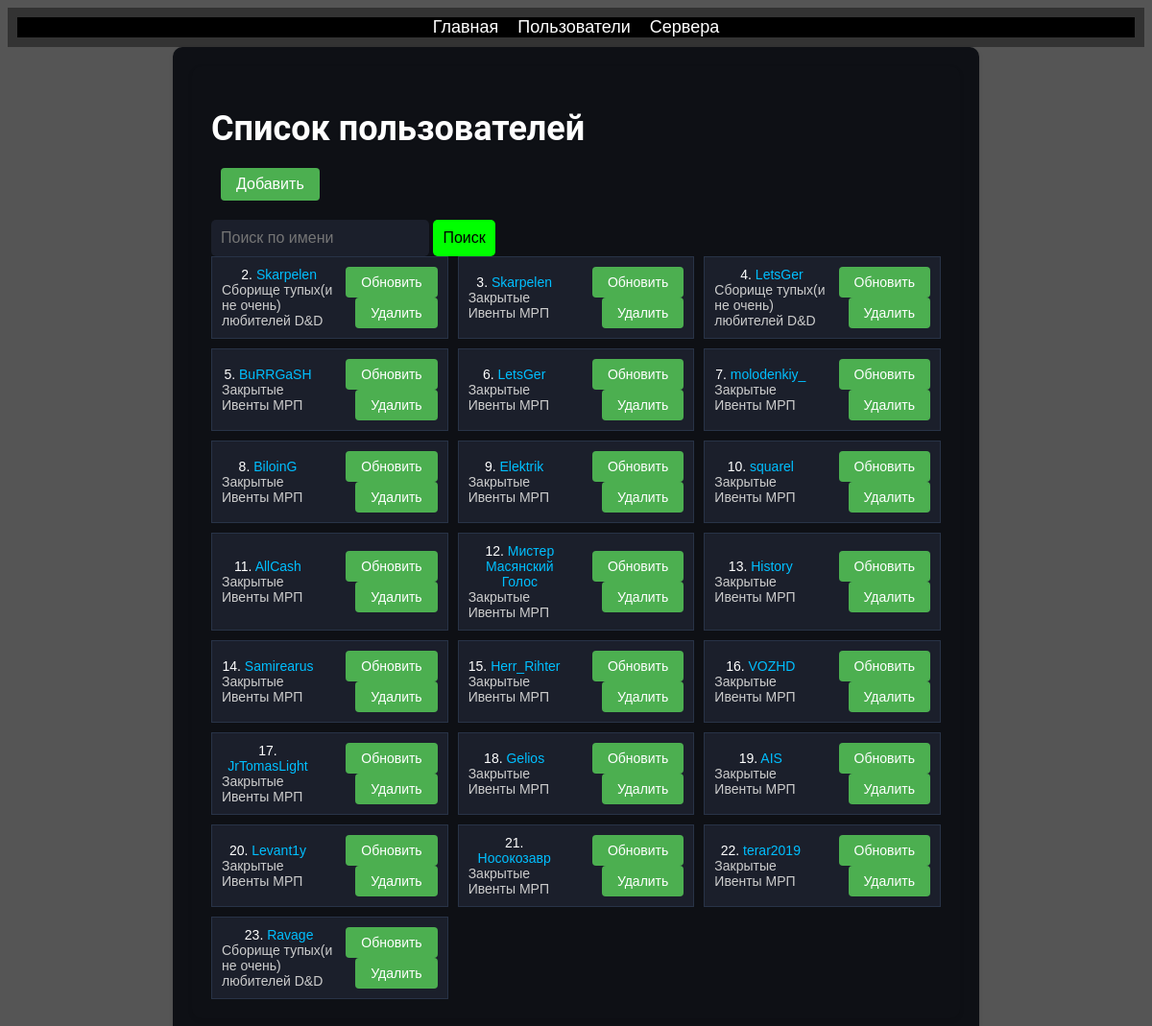
Before: /users/ with the older database file.
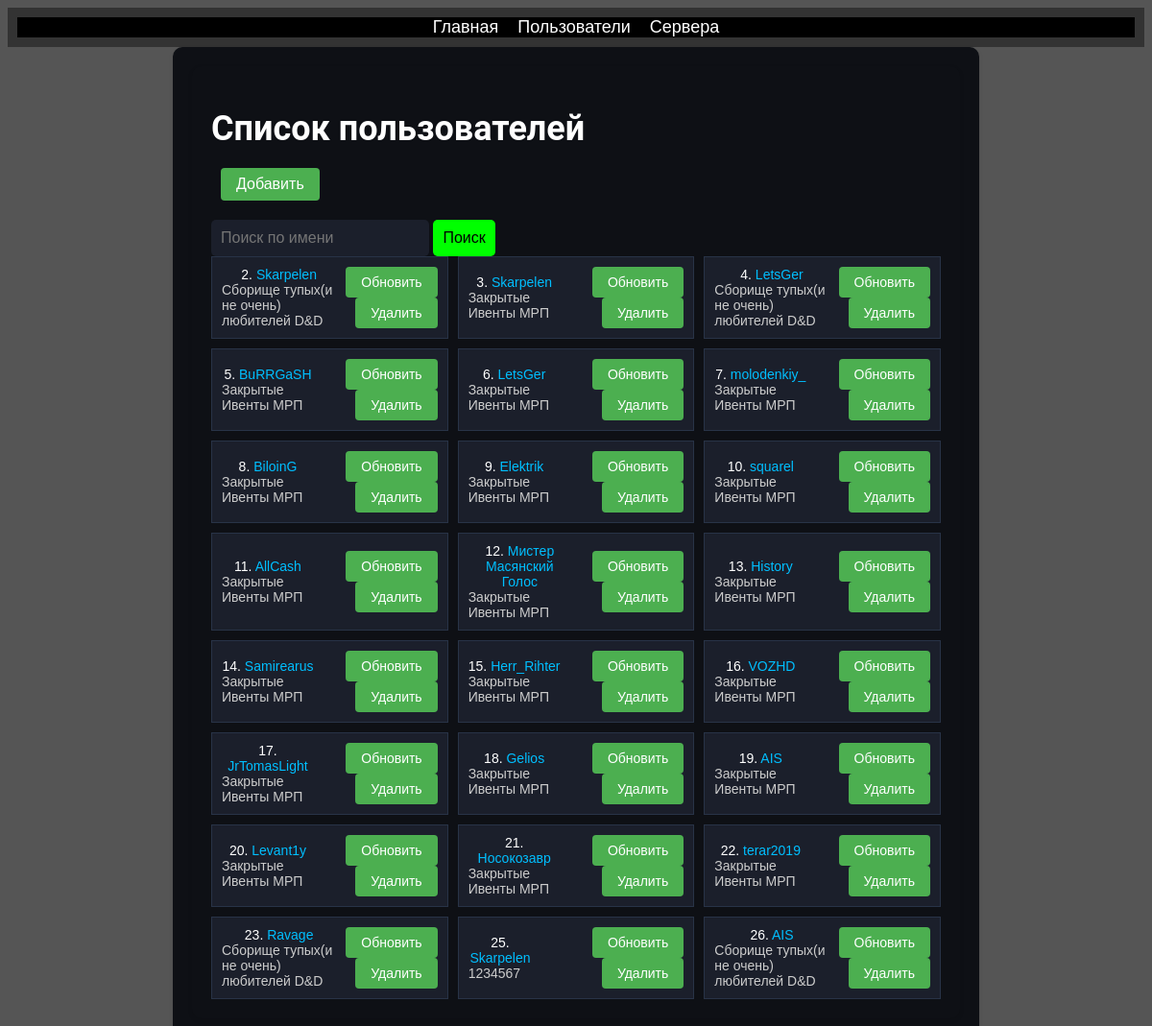
After: the same page with the newer database file.
### discordbotdb/models.py (models this page shows, shortened)
class User(models.Model):
    id = models.AutoField(primary_key=True)
    name = models.TextField()
    user_discord_id = models.BigIntegerField()
    guild = models.ForeignKey(Guild, on_delete=models.CASCADE)

class Guild(models.Model):
    guild_id = models.AutoField(primary_key=True)
    server_id = models.BigIntegerField()
    server_name = models.TextField()
    prefix = models.TextField(default='+')

### discordbotdb/views.py (the view)
# urls.py: path('users/', UsersListView.as_view(), name='users'),
class UsersListView(View):
    def get(self, request):
        search_query = request.GET.get('search', '')
        users = User.objects.filter(name__icontains=search_query)
        context = {'users': users, 'search_query': search_query}
        return render(request, 'discordbotdb/users_list.html', context)

### discordbotdb/templates/discordbotdb/users_list.html (shortened to what this page needs)
{% extends 'discordbotdb/base.html' %}
{% block styles %}
  {% load static %}
{% endblock %}
{% block content %}
  <div class="users">
    <div class="server-container">
      <h1>Список пользователей</h1>
      <div class="user-actions-left">
        <a href="{% url 'user_create' %}" class="user-action-button">Добавить</a>
      </div>
      <form method="GET" action="{% url 'users' %}">
        <input type="text" name="search" placeholder="Поиск по имени" value="{{ search_query }}" class="search-input">
        <button type="submit" class="search-button">Поиск</button>
      </form>
      {% if users %}
        <div class="user-list">
          {% for user in users %}
            <div class="user">
              <div class="user-info">
                <span class="user-id">{{ user.id }}.</span>
                <a href="{% url 'status' pk=user.id %}" class="user-link">
                  {{ user.name }}
                </a>
                <div class="user-details">
                  {{ user.guild.server_name }}
                </div>
              </div>
              <div class="user-actions-right">
                <a href="{% url 'user_update' pk=user.id %}" class="user-action-button">Обновить</a>
                <a href="{% url 'user_delete' pk=user.id %}" class="user-action-button">Удалить</a>
              </div>
            </div>
          {% endfor %}
        </div>
      {% else %}
        <p>Нет результатов</p>
      {% endif %}
    </div>
  </div>
{% endblock %}

### discordbotdb/templates/discordbotdb/base.html (shortened to what this page needs)
{% load static %}
<!DOCTYPE html>
<html>
<head>
    <link rel="stylesheet" type="text/css" href="{% static 'css/main.css' %}">
</head>
<body>
    <header>
        <nav>
            <ul>
                <li><a href="{% url 'home' %}">Главная</a></li>
                <li><a href="{% url 'users' %}">Пользователи</a></li>
                <li><a href="{% url 'guilds' %}">Сервера</a></li>
            </ul>
        </nav>
    </header>
    <main>
        {% block content %}
        {% endblock %}
    </main>
</body>
</html>

### discordbotdb/static/css/navigation.css (style rules this page uses)
nav { background-color: #000; color: #fff; display: flex; justify-content: center; }
nav ul { display: flex; list-style: none; margin: 0; padding: 0; }
nav li { margin: 0 10px; }
nav a { color: #fff; text-decoration: none; font-family: "Arial", sans-serif; font-size: 18px; text-shadow: 1px 1px #000; position: relative; }

### discordbotdb/static/css/content.css (style rules this page uses)
main { max-width: 800px; margin: 0 auto; background-color: #0e1015; color: #fff; padding: 20px; border-radius: 10px; box-shadow: 0 2px 5px rgba(0, 0, 0, 0.1); }
h1 { font-size: 36px; font-family: "Roboto", sans-serif; color: #fff; margin-bottom: 20px; }
ul { list-style-type: none; margin: 0; padding: 0; }
a { color: #00ff00; text-decoration: none; }
header, footer { background-color: #333; padding: 10px; }
body { background-color: #555; font-family: "Arial", sans-serif; }

### discordbotdb/static/css/users.css (style rules this page uses)
.users .server-container { max-width: 800px; margin: 0 auto; background-color: #0e1015; color: #fff; padding: 20px; border-radius: 10px; box-shadow: 0 2px 5px rgba(0, 0, 0, 0.1); }
.users .user-list { display: grid; grid-template-columns: repeat(3, 1fr); grid-gap: 10px; }
.users .user { padding: 10px; border: 1px solid #283347; background-color: #1b1f2b; color: #fff; font-size: 14px; font-family: "Arial", sans-serif; display: flex; align-items: center; }
.users .user a { color: #fff; }
.users .user-action-button { display: inline-block; margin-left: 10px; padding: 8px 16px; background-color: #4caf50; color: #fff; text-decoration: none; border-radius: 4px; cursor: pointer; }
.users .user-actions-left { margin-bottom: 20px; text-align: left; }
.users .user-actions-right { text-align: right; }
.users .user-info { flex-grow: 1; text-align: center; }
.users .user-details { text-align: left; color: #ccc; }
.users .user-link { color: #00bfff !important; }

### discordbotdb/static/css/search.css (style rules this page uses)
.search-input { background-color: #1b1f2b; color: #fff; border: none; border-radius: 5px; padding: 10px; font-family: "Arial", sans-serif; font-size: 16px; }
.search-button { background-color: #00ff00; color: #000; border: none; border-radius: 5px; padding: 10px; font-family: "Arial", sans-serif; font-size: 16px; cursor: pointer; }

Changed rows visible on the page:
added User: id "25", name "Skarpelen", guild.server_name "1234567"
added User: id "26", name "AIS", guild.server_name "Сборище тупых(и не очень) любителей D&D"
